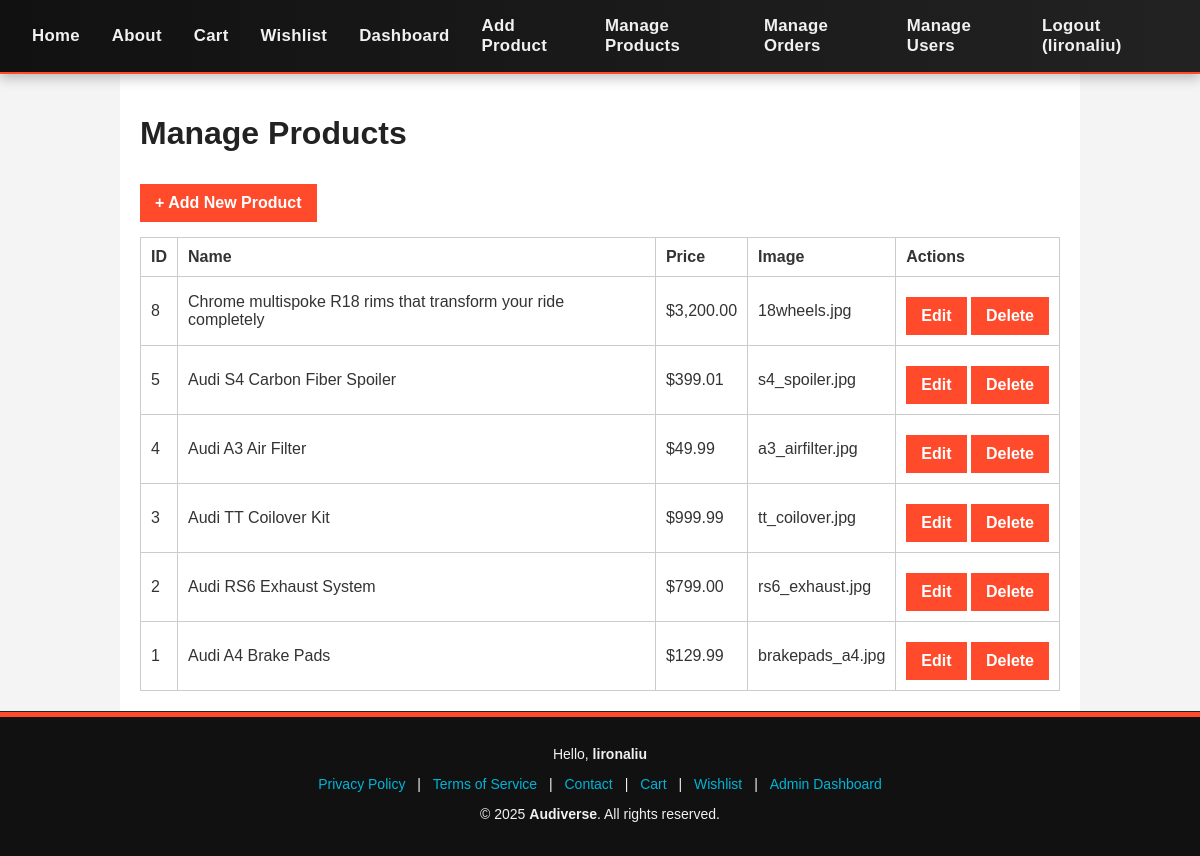
The page /admin/manage_products.php (signed in) on the database its author committed.
### tables this page shows
CREATE TABLE `products` (
  `id` int(11) NOT NULL,
  `name` varchar(255) NOT NULL,
  `category_id` int(11) NOT NULL,
  `description` text DEFAULT NULL,
  `price` decimal(10,2) NOT NULL,
  `stock` int(11) DEFAULT 0,
  `image` varchar(255) DEFAULT NULL,
  `created_at` timestamp NOT NULL DEFAULT current_timestamp()
);

### admin/manage_products.php (the view, shortened to what this page needs)
<?php
include(__DIR__ . '/../config/db.php');
include(__DIR__ . '/../includes/header.php');
include(__DIR__ . '/../includes/navbar.php');
$result = $conn->query("SELECT * FROM products ORDER BY id DESC");
?>
<div class="container">
    <h1>Manage Products</h1>
    <a class="btn" href="add_product.php">+ Add New Product</a>
    <table>
        <tr>
            <th>ID</th>
            <th>Name</th>
            <th>Price</th>
            <th>Image</th>
            <th>Actions</th>
        </tr>
        <?php while ($product = $result->fetch_assoc()): ?>
            <tr>
                <td><?php echo $product['id']; ?></td>
                <td><?php echo htmlspecialchars($product['name']); ?></td>
                <td>$<?php echo number_format($product['price'],2); ?></td>
                <td><?php echo htmlspecialchars($product['image']); ?></td>
                <td>
                    <a class="btn" href="edit_product.php?id=<?php echo $product['id']; ?>">Edit</a>
                    <a class="btn" href="delete_product.php?id=<?php echo $product['id']; ?>">Delete</a>
                </td>
            </tr>
        <?php endwhile; ?>
    </table>
</div>
<?php include(__DIR__ . '/../includes/footer.php'); ?>

### assets/css/style.css (style rules this page uses)
* { box-sizing: border-box; font-family: Arial, sans-serif; }
body { margin: 0; background: #f4f4f4; color: #333; }
.container { max-width: 960px; margin: 0 auto; padding: 20px; background: white; }
h1, h2, h3 { color: #222; }
.btn { background: #ff4b2b; color: white; padding: 10px 15px; text-decoration: none; border: none; cursor: pointer; display: inline-block; margin-top: 10px; font-weight: bold; }
table { width: 100%; border-collapse: collapse; margin-top: 15px; }
table, th, td { border: 1px solid #ccc; }
th, td { padding: 10px; text-align: left; }
.btn { transition: transform 0.2s ease, background 0.3s ease; }

### includes/footer.php (style rules this page uses)
body { display: flex; flex-direction: column; min-height: 100vh; margin: 0; }
.container { flex: 1; }

### rows shown on the page
products: id "8", name "Chrome multispoke R18 rims that transform your ride completely", price "3,200.00", image "18wheels.jpg"
products: id "5", name "Audi S4 Carbon Fiber Spoiler", price "399.01", image "s4_spoiler.jpg"
products: id "4", name "Audi A3 Air Filter", price "49.99", image "a3_airfilter.jpg"
products: id "3", name "Audi TT Coilover Kit", price "999.99", image "tt_coilover.jpg"
products: id "2", name "Audi RS6 Exhaust System", price "799.00", image "rs6_exhaust.jpg"
products: id "1", name "Audi A4 Brake Pads", price "129.99", image "brakepads_a4.jpg"

### other values the page prints
$_SESSION['username'] "lironaliu"
